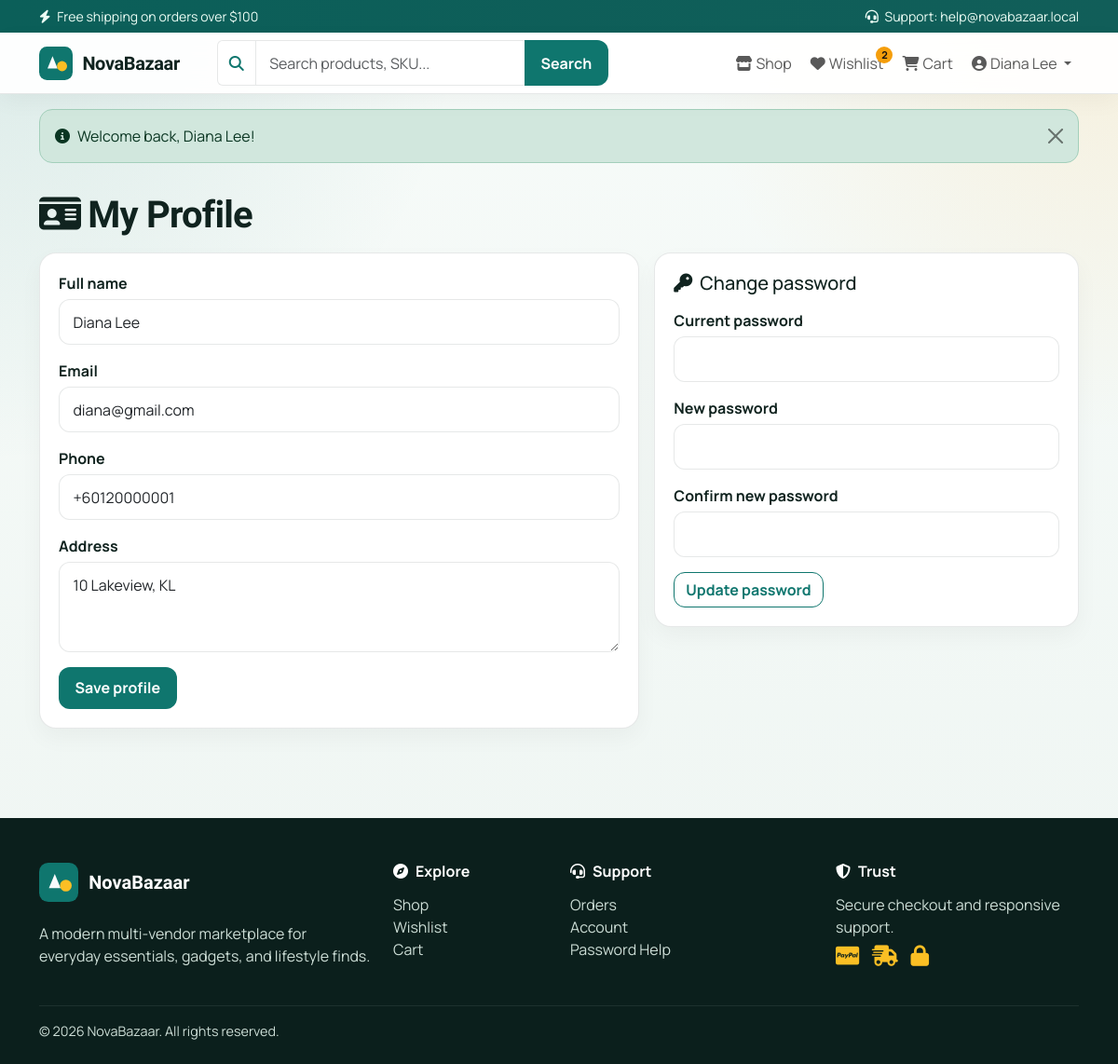
The app's page /public/profile.php (signed in) with its own data.
### tables this page shows
CREATE TABLE users (
  id INT UNSIGNED AUTO_INCREMENT PRIMARY KEY,
  name VARCHAR(120) NOT NULL,
  email VARCHAR(190) NOT NULL UNIQUE,
  password VARCHAR(255) NOT NULL,
  phone VARCHAR(40) NOT NULL DEFAULT '',
  address TEXT NOT NULL,
  role ENUM('admin','user') NOT NULL DEFAULT 'user',
  status ENUM('active','suspended') NOT NULL DEFAULT 'active',
  must_change_password TINYINT(1) NOT NULL DEFAULT 0,
  avatar VARCHAR(255) DEFAULT NULL,
  store_name VARCHAR(150) DEFAULT NULL,
  created_at DATETIME NOT NULL,
  updated_at DATETIME NOT NULL,
  INDEX idx_users_role (role),
  INDEX idx_users_status (status)
);

### includes/functions.php (called while the page is built, shortened)
<?php
function e(?string $value): string
{
    return htmlspecialchars((string) $value, ENT_QUOTES | ENT_SUBSTITUTE, 'UTF-8');
}
function url(string $path = ''): string
{
    $path = '/' . ltrim($path, '/');
    return APP_BASE_PATH . ($path === '/' ? '' : $path);
}
function asset(string $path): string
{
    return url('assets/' . ltrim($path, '/'));
}
function wishlist_count(int $userId): int
{
    $stmt = db()->prepare('SELECT COUNT(*) FROM wishlists WHERE user_id = ?');
    $stmt->execute([$userId]);
    return (int) $stmt->fetchColumn();
}

### config/db.php (called while the page is built, shortened)
<?php
function db(): PDO
{
    static $pdo = null;
    if ($pdo instanceof PDO) {
        return $pdo;
    }
    $host = (string) env('DB_HOST', '127.0.0.1');
    $name = (string) env('DB_NAME', 'ecommerce');
    $user = (string) env('DB_USER', 'root');
    $pass = (string) env('DB_PASS', '');
    $charset = (string) env('DB_CHARSET', 'utf8mb4');
    $dsn = "mysql:host={$host};dbname={$name};charset={$charset}";
    try {
        $pdo = new PDO($dsn, $user, $pass, [
            PDO::ATTR_ERRMODE => PDO::ERRMODE_EXCEPTION,
            PDO::ATTR_DEFAULT_FETCH_MODE => PDO::FETCH_ASSOC,
            PDO::ATTR_EMULATE_PREPARES => false,
        ]);
    } catch (PDOException $e) {
        if (function_exists('app_log')) {
            app_log('database', 'Connection failed: ' . $e->getMessage());
        }
        $debug = defined('APP_DEBUG') ? APP_DEBUG : true;
        if ($debug) {
            http_response_code(500);
            echo '<h1>Database connection error</h1><p>Please check config/.env and ensure MySQL is running and the database is imported.</p>';
            if (function_exists('e')) {
                echo '<pre>' . e($e->getMessage()) . '</pre>';
            } else {
                echo '<pre>' . htmlspecialchars($e->getMessage(), ENT_QUOTES, 'UTF-8') . '</pre>';
            }
            exit;
        }
        http_response_code(500);
        echo '<h1>Service temporarily unavailable</h1><p>Please try again later.</p>';
        exit;
    }
    return $pdo;
}

### includes/auth.php (called while the page is built, shortened)
<?php
function current_user(): ?array
{
    static $cached = null;
    if ($cached !== null && (int) $cached['id'] === (int) $_SESSION['user_id']) {
        return $cached;
    }
    $stmt = db()->prepare('SELECT * FROM users WHERE id = ? LIMIT 1');
    $stmt->execute([(int) $_SESSION['user_id']]);
    $user = $stmt->fetch();
    $cached = $user;
    return $user;
}
function is_logged_in(): bool
{
    return current_user() !== null;
}
function require_login(): void
{
    if (!is_logged_in()) {
        flash('warning', 'Please log in to continue.');
        redirect('/public/login.php');
    }
}

### public/profile.php (the view, shortened to what this page needs)
<?php
require_login();
require NB_ROOT . '/includes/header.php';
?>
<div class="container pb-5">
    <h1 class="nb-section-title mb-3"><i class="fa-solid fa-id-card me-2"></i>My Profile</h1>
    <div class="row g-3">
        <div class="col-lg-7">
            <form method="post" class="nb-panel">
                <div class="mb-3">
                    <label class="nb-form-label">Full name</label>
                    <input class="form-control" name="name" value="<?= e($user['name']) ?>" required>
                </div>
                <div class="mb-3">
                    <label class="nb-form-label">Email</label>
                    <input class="form-control" value="<?= e($user['email']) ?>" readonly>
                </div>
                <div class="mb-3">
                    <label class="nb-form-label">Phone</label>
                    <input class="form-control" name="phone" value="<?= e($user['phone']) ?>" required>
                </div>
                <div class="mb-3">
                    <label class="nb-form-label">Address</label>
                    <textarea class="form-control" name="address" rows="3" required><?= e($user['address']) ?></textarea>
                </div>
                <button class="btn btn-nb-primary" type="submit">Save profile</button>
            </form>
        </div>
        <div class="col-lg-5">
            <form method="post" class="nb-panel">
                <h2 class="h5 mb-3"><i class="fa-solid fa-key me-2"></i>Change password</h2>
                <div class="mb-3">
                    <label class="nb-form-label">Current password</label>
                    <input type="password" class="form-control" name="current_password" required>
                </div>
                <div class="mb-3">
                    <label class="nb-form-label">New password</label>
                    <input type="password" class="form-control" name="new_password" required>
                </div>
                <div class="mb-3">
                    <label class="nb-form-label">Confirm new password</label>
                    <input type="password" class="form-control" name="confirm_password" required>
                </div>
                <button class="btn btn-nb-outline" type="submit">Update password</button>
            </form>
        </div>
    </div>
</div>
<?php require NB_ROOT . '/includes/footer.php'; ?>

### includes/navbar.php (shortened to what this page needs)
<?php
$user = current_user();
$searchQ = trim((string) ($_GET['q'] ?? ''));
?>
<header class="nb-topbar">
    <div class="container d-flex justify-content-between align-items-center">
        <span><i class="fa-solid fa-bolt me-1"></i> Free shipping on orders over $100</span>
        <span class="d-none d-md-inline"><i class="fa-solid fa-headset me-1"></i> Support: help@novabazaar.local</span>
    </div>
</header>
<nav class="navbar navbar-expand-lg nb-navbar sticky-top">
    <div class="container">
        <a class="navbar-brand nb-brand" href="<?= e(url('/')) ?>">
            <img src="<?= e(asset('images/logo.svg')) ?>" alt="<?= e(APP_NAME) ?>" width="36" height="36">
            <span><?= e(APP_NAME) ?></span>
        </a>
        <div class="collapse navbar-collapse" id="nbNav">
            <form class="nb-search ms-lg-4 me-lg-auto my-3 my-lg-0" action="<?= e(url('/public/shop.php')) ?>" method="get" role="search">
                <div class="input-group">
                    <span class="input-group-text"><i class="fa-solid fa-magnifying-glass"></i></span>
                    <input type="search" class="form-control" name="q" value="<?= e($searchQ) ?>" placeholder="Search products, SKU...">
                    <button class="btn btn-nb-primary" type="submit">Search</button>
                </div>
            </form>
            <ul class="navbar-nav align-items-lg-center gap-lg-1">
                <li class="nav-item"><a class="nav-link" href="<?= e(url('/public/shop.php')) ?>"><i class="fa-solid fa-store me-1"></i>Shop</a></li>
                <li class="nav-item">
                    <a class="nav-link position-relative" href="<?= e(url('/public/wishlist.php')) ?>">
                        <i class="fa-solid fa-heart me-1"></i>Wishlist
                        <?php if ($wishCount > 0): ?><span class="nb-badge"><?= (int) $wishCount ?></span><?php endif; ?>
                    </a>
                </li>
                <li class="nav-item">
                    <a class="nav-link position-relative" href="<?= e(url('/public/cart.php')) ?>">
                        <i class="fa-solid fa-cart-shopping me-1"></i>Cart
                    </a>
                </li>
                <?php if ($user): ?>
                    <li class="nav-item dropdown">
                        <a class="nav-link dropdown-toggle" href="#" data-bs-toggle="dropdown">
                            <i class="fa-solid fa-user-circle me-1"></i><?= e($user['name']) ?>
                        </a>
                    </li>
                <?php else: ?>
                    <li class="nav-item"><a class="nav-link" href="<?= e(url('/public/login.php')) ?>"><i class="fa-solid fa-right-to-bracket me-1"></i>Login</a></li>
                    <li class="nav-item"><a class="btn btn-nb-accent ms-lg-2" href="<?= e(url('/public/register.php')) ?>">Join Free</a></li>
                <?php endif; ?>
            </ul>
        </div>
    </div>
</nav>

### assets/css/style.css (style rules this page uses)
:root { --nb-ink: #10231f; --nb-muted: #5b6b66; --nb-surface: #f3f7f5; --nb-card: #ffffff; --nb-primary: #0f766e; --nb-primary-dark: #0b5f59; --nb-accent: #f59e0b; --nb-accent-dark: #d97706; --nb-line: rgba(16, 35, 31, 0.10); --nb-shadow: 0 18px 40px rgba(16, 35, 31, 0.08); --nb-radius: 18px; --nb-font: "Manrope", sans-serif; --nb-display: "Sora", sans-serif; }
* { box-sizing: border-box; }
body { margin: 0; font-family: var(--nb-font); color: var(--nb-ink); background: radial-gradient(circle at top left, rgba(15, 118, 110, 0.12), transparent 30%), radial-gradient(circle at top right, rgba(245, 158, 11, 0.12), transparent 28%), linear-gradient(180deg, #f7fbf9 0%, #eef5f2 100%); min-height: 100vh; }
a { color: var(--nb-primary); text-decoration: none; }
img { max-width: 100%; height: auto; }
.nb-topbar { background: linear-gradient(90deg, #0b5f59, #115e59); color: #ecfdf5; font-size: 0.88rem; padding: 0.45rem 0; }
.nb-navbar { background: rgba(255, 255, 255, 0.92); backdrop-filter: blur(12px); border-bottom: 1px solid var(--nb-line); box-shadow: 0 8px 24px rgba(16, 35, 31, 0.04); }
.nb-brand { display: inline-flex; align-items: center; gap: 0.65rem; font-family: var(--nb-display); font-weight: 700; color: var(--nb-ink) !important; letter-spacing: -0.02em; }
.nb-search { width: min(420px, 100%); }
.nb-search .form-control, .nb-search .input-group-text { border-color: var(--nb-line); background: #fff; }
.nb-search .input-group-text { color: var(--nb-primary); }
.nb-badge { position: absolute; top: 2px; right: -2px; min-width: 18px; height: 18px; border-radius: 999px; background: var(--nb-accent); color: #111; font-size: 0.68rem; font-weight: 700; display: inline-flex; align-items: center; justify-content: center; padding: 0 4px; }
.btn-nb-primary { background: var(--nb-primary); border: none; color: #fff; font-weight: 700; border-radius: 12px; padding: 0.65rem 1.1rem; }
.btn-nb-outline { border: 1.5px solid var(--nb-primary); color: var(--nb-primary); background: transparent; font-weight: 700; border-radius: 12px; }
.nb-section-title { font-family: var(--nb-display); font-weight: 700; letter-spacing: -0.02em; margin-bottom: 0.35rem; }
.nb-panel { background: var(--nb-card); border: 1px solid var(--nb-line); border-radius: var(--nb-radius); padding: 1.25rem; box-shadow: 0 10px 24px rgba(16, 35, 31, 0.04); }
.nb-form-label { font-weight: 700; margin-bottom: 0.35rem; }
.form-control, .form-select { border-radius: 12px; border-color: var(--nb-line); padding: 0.7rem 0.9rem; }

### records on screen
users: id "2", name "Diana Lee", email "diana@gmail.com", phone "+60120000001", address "10 Lakeview, KL"

### other values on screen
APP_NAME "NovaBazaar"
$flash['message'] "Welcome back, Diana Lee!"
